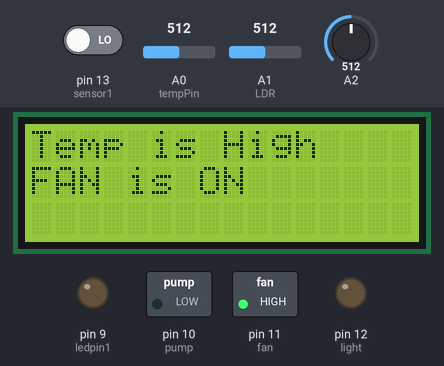
This sketch was run on a simulated Arduino Uno, built with avr-gcc and run on an emulated ATmega328P. Shown: 16×4 character LCD, switched loads named in the sketch (green lamp = pin HIGH), output pins drawn as LEDs (lit = HIGH). The inputs (shaded band) are chosen by the test bench; at power-on: A1 (LDR) = 512, A2 = 512, A0 (tempPin) = 512, pin 13 (sensor1) LOW. What the sketch prints to the serial monitor is not drawn.

Above: at 3.2 s.
3.3 s: A1 (LDR) set to 216
At 4.7 s:
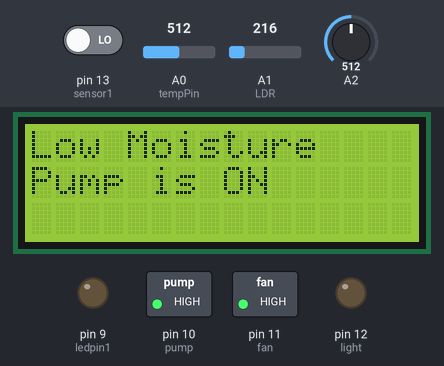
11.5 s: A1 (LDR) set to 185
At 15.2 s:
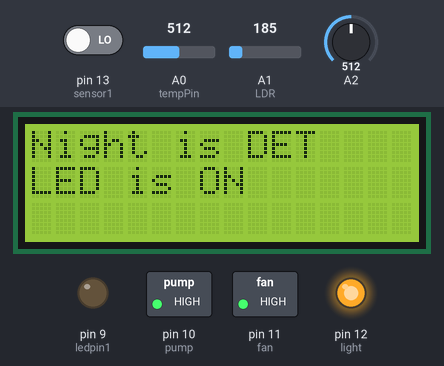
19.7 s: A2 set to 407
30.5 s: A2 set to 385
At 37.9 s:
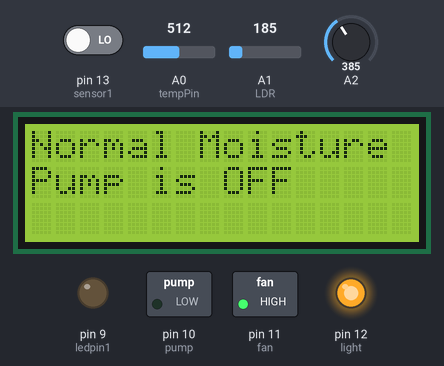
40.8 s: A0 (tempPin) set to 32
53.2 s: A0 (tempPin) set to 29
At 60.6 s:
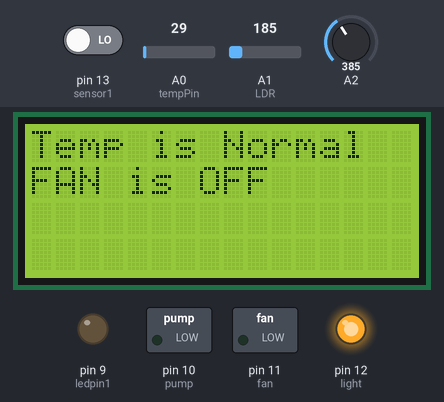
Timing chart, 0 to 62.1 s (numbered marks = the images above; inputs shaded):
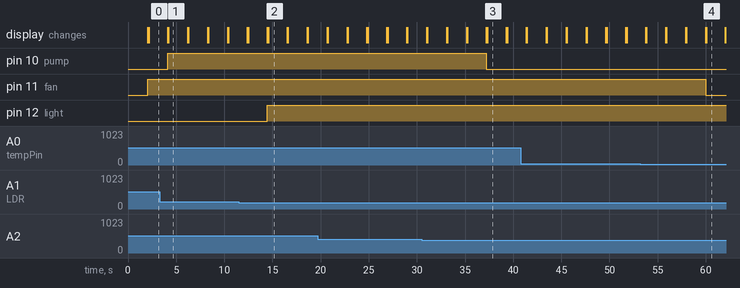

The sketch:

GreenHouse_Automation.ino
```cpp
#include<LiquidCrystal.h>
LiquidCrystal lcd(2,3,4,5,6,7);
int light = 12;
int pump = 10;
int tempPin = A0; // the output pin of LM35
int fan = 11; // the pin where fan is
int ledpin1 = 9;
int pir1;
int sensor1 = 13;


void setup() {
  pinMode(light, OUTPUT);
  pinMode(fan, OUTPUT);
  pinMode(pump, OUTPUT);
  pinMode(fan, OUTPUT);
  pinMode(sensor1, INPUT);
  pinMode(ledpin1, OUTPUT);
  Serial.begin(9600);
  lcd.begin(16,2);

  lcd.setCursor(0,0);
  lcd.print("GREEN HOUSE");
  lcd.setCursor(0,1);
  lcd.print("AUTOMATION");
  delay(2000);
  lcd.clear();

}

void loop() {


  tempreture();
  soilMositure();
  LDR();
  motionDetected1();

}

void tempreture()
{
 int temp = analogRead(A0);
  Serial.println(temp);

  if(temp>30){
    digitalWrite(fan, HIGH);
    lcd.begin(16,3);
    lcd.setCursor(0,0);
    lcd.print("Temp is High");
    lcd.setCursor(0,1);
    lcd.print("FAN is ON");
    delay(2000);
    lcd.clear();
  }
  else{
    digitalWrite(fan, LOW);
    lcd.begin(16,4);
    lcd.setCursor(0,0);
    lcd.print("Temp is Normal");
    lcd.setCursor(0,1);
    lcd.print("FAN is OFF");
    delay(2000);
    lcd.clear();
  }
}

void motionDetected1() {
  pir1 = digitalRead (sensor1);
  // Serial.println(pir1);

  if (pir1 == HIGH) {
    digitalWrite(ledpin1, HIGH);
    lcd.begin(16, 5);
    lcd.setCursor(0,0);
    lcd.print("Motion is DET");
    lcd.setCursor(0,1);
    lcd.print("Motion LED ON");
    delay(2000);
    lcd.clear();
  }
  else {
    digitalWrite(ledpin1, LOW);
    lcd.begin(16, 6);
    lcd.setCursor(0,0);
    lcd.print("Motion is not DET");
    lcd.setCursor(0,1);
    lcd.print("Motion LED OFF");
    delay(2000);
    lcd.clear();
  }
}


void  soilMositure() {
 int soil = analogRead(A2);
  Serial.println(soil);

  if (soil> 400) {// soil value
    digitalWrite(pump, HIGH);
    lcd.begin(16, 7);
    lcd.setCursor(0,0);
    lcd.print("Low Moisture");
    lcd.setCursor(0,1);
    lcd.print("Pump is ON");
    delay(2000);
    lcd.clear();
  } else {
    digitalWrite(pump, LOW);
    lcd.begin(16, 8);
    lcd.setCursor(0,0);
    lcd.print("Normal Moisture ");
    lcd.setCursor(0,1);
    lcd.print("Pump is OFF");
    delay(2000);
    lcd.clear();
  }

}


void  LDR() {
  int ldr = analogRead(A1);
  Serial.println(ldr);

  if  (ldr <=200) {
    digitalWrite(light,HIGH);
    lcd.begin(16, 9);
    lcd.setCursor(0,0);
    lcd.print("Night is DET");
    lcd.setCursor(0,1);
    lcd.print("LED is ON");
    delay(2000);
    lcd.clear();
  }else{
    digitalWrite(light,LOW);
    lcd.begin(16, 10);
    lcd.setCursor(0,0);
    lcd.print("Day is DET");
    lcd.setCursor(0,1);
    lcd.print("LED is OFF");
    delay(2000);
    lcd.clear();
  }
}
```

Measured:
- the behaviour switches between 201 and 200 on A1 (LDR) (found by bisection; images 1 and 2)
- the behaviour switches between 401 and 400 on A2 (found by bisection; images 2 and 3)
- the behaviour switches between 31 and 30 on A0 (tempPin) (found by bisection; images 3 and 4)
- after the input at 11.5 s, pin 12 (light): LOW → HIGH after 3.0 s; the display: first differs from a run without the input after 3.0 s (image 2)
- after the input at 30.5 s, pin 10 (pump): HIGH → LOW after 6.7 s; the display: first differs from a run without the input after 6.8 s (image 3)
- after the input at 53.2 s, pin 11 (fan): HIGH → LOW after 6.8 s
- what the display in image 1 shows lasts 2.0 s, from 4.2 s to 6.2 s
